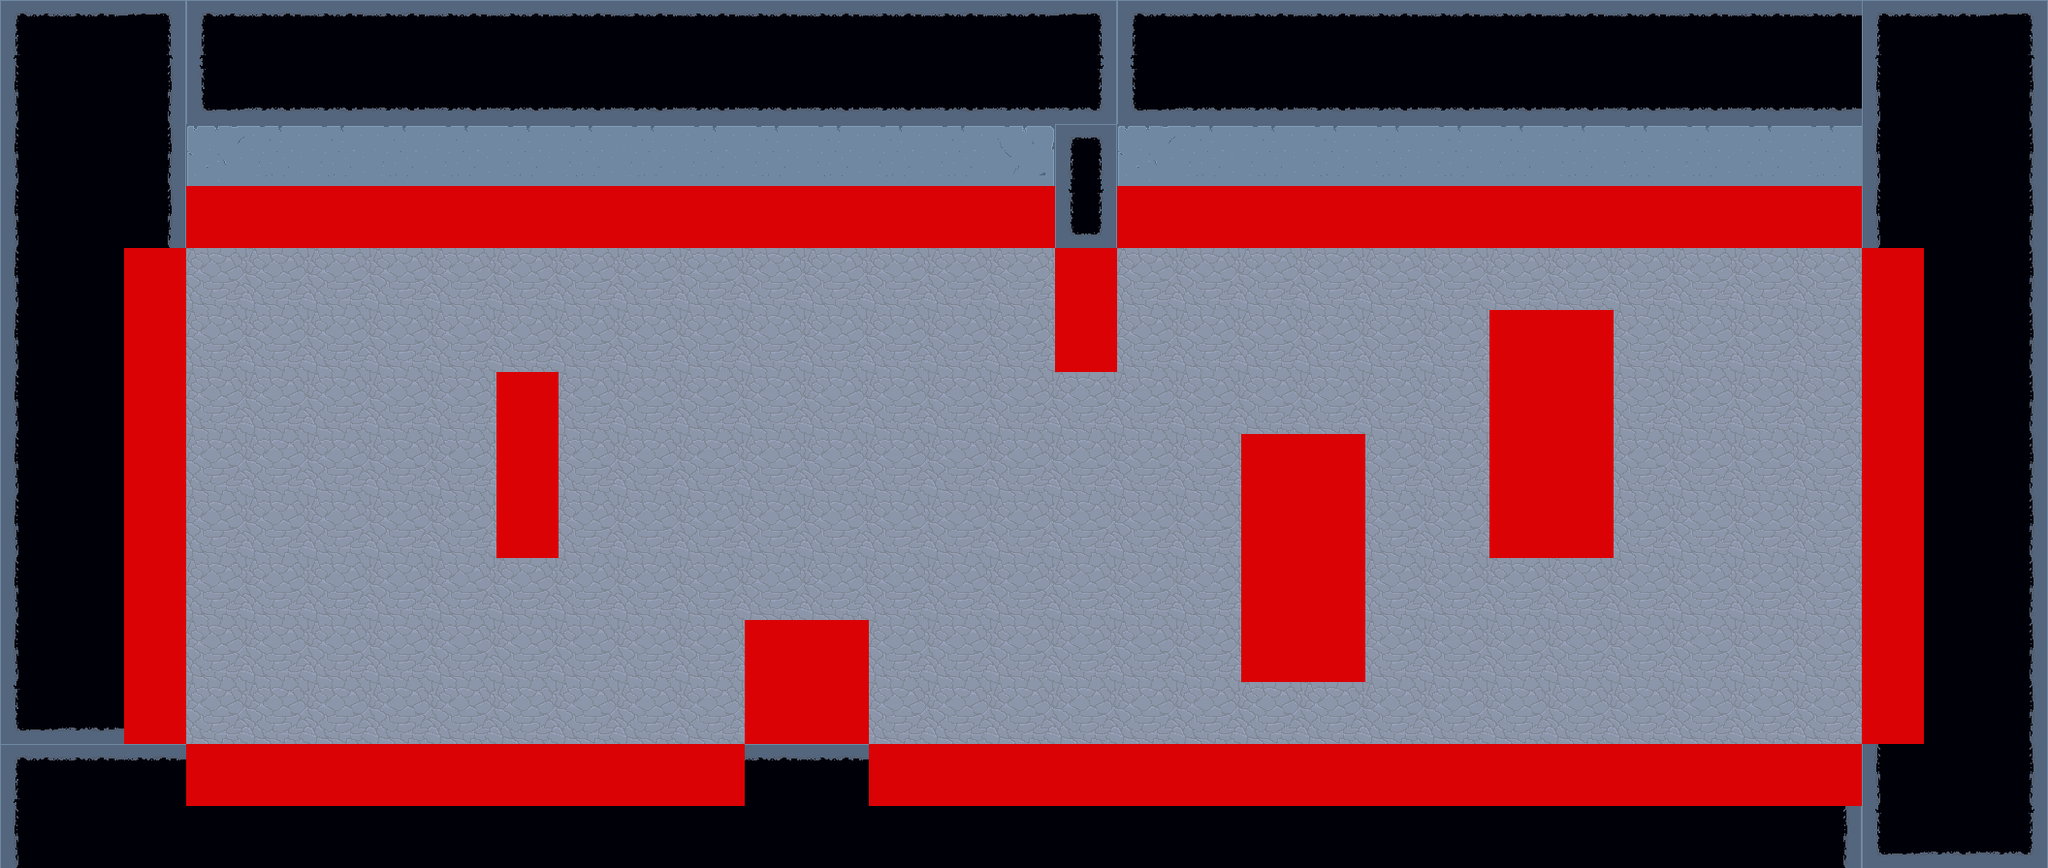

A 2D game scene composited from a Tiled map and its tileset images. What follows is a short description and the map's XML, with every tile layer's data as written:
An orthogonal 33x14 tile map with 64x64 px tiles, 2 tile layers (Tile Layer 1, borders).

<map version="1.8" tiledversion="1.8.2" orientation="orthogonal" renderorder="right-down" width="33" height="14" tilewidth="64" tileheight="64" infinite="0" nextlayerid="4" nextobjectid="1">
 <editorsettings>
  <export target="../../map/map_FloorBlocks.csv" format="csv" />
 </editorsettings>
 <tileset firstgid="1" source="tileset1.tsx" />
 <layer id="1" name="Tile Layer 1" width="33" height="14">
  <data encoding="csv">
1,2,3,1,2,2,2,2,2,2,2,2,2,2,2,2,2,3,1,2,2,2,2,2,2,2,2,2,2,2,1,2,3,
13,14,15,25,26,26,26,26,26,26,26,26,26,26,26,26,26,27,25,26,26,26,26,26,26,26,26,26,26,26,13,14,15,
13,14,15,37,38,38,38,38,38,38,38,38,38,38,38,38,39,4,37,38,38,38,38,38,38,38,38,38,38,38,13,14,15,
13,14,15,49,50,50,50,50,50,50,50,50,50,50,50,50,51,28,49,50,50,50,50,50,50,50,50,50,50,50,13,14,15,
13,14,15,29,29,29,29,29,29,29,29,29,29,29,29,29,29,40,29,29,29,29,29,29,29,29,29,29,29,29,13,14,15,
13,14,15,29,29,29,29,29,29,29,29,29,29,29,29,29,29,52,29,29,29,29,29,29,1,3,29,29,29,29,13,14,15,
13,14,15,29,29,29,29,29,17,29,29,29,29,29,29,29,29,29,29,29,29,29,29,29,25,27,29,29,29,29,13,14,15,
13,14,15,29,29,29,29,29,40,29,29,29,29,29,29,29,29,29,29,29,1,3,29,29,37,39,29,29,29,29,13,14,15,
13,14,15,29,29,29,29,29,52,29,29,29,29,29,29,29,29,29,29,29,25,27,29,29,49,51,29,29,29,29,13,14,15,
13,14,15,29,29,29,29,29,29,29,29,29,29,29,29,29,29,29,29,29,37,39,29,29,29,29,29,29,29,29,13,14,15,
13,14,15,29,29,29,29,29,29,29,29,29,1,3,29,29,29,29,29,29,49,51,29,29,29,29,29,29,29,29,13,14,15,
25,26,27,29,29,29,29,29,29,29,29,29,13,15,29,29,29,29,29,29,29,29,29,29,29,29,29,29,29,29,13,14,15,
1,2,2,2,2,2,2,2,2,2,2,2,2,2,2,2,2,2,2,2,2,2,2,2,2,2,2,2,2,3,13,14,15,
13,14,14,14,14,14,14,14,14,14,14,14,14,14,14,14,14,14,14,14,14,14,14,14,14,14,14,14,14,15,25,26,27
</data>
 </layer>
 <layer id="3" name="borders" width="33" height="14">
  <data encoding="csv">
0,0,0,0,0,0,0,0,0,0,0,0,0,0,0,0,0,0,0,0,0,0,0,0,0,0,0,0,0,0,0,0,0,
0,0,0,0,0,0,0,0,0,0,0,0,0,0,0,0,0,0,0,0,0,0,0,0,0,0,0,0,0,0,0,0,0,
0,0,0,0,0,0,0,0,0,0,0,0,0,0,0,0,0,0,0,0,0,0,0,0,0,0,0,0,0,0,0,0,0,
0,0,0,18,18,18,18,18,18,18,18,18,18,18,18,18,18,0,18,18,18,18,18,18,18,18,18,18,18,18,0,0,0,
0,0,18,0,0,0,0,0,0,0,0,0,0,0,0,0,0,18,0,0,0,0,0,0,0,0,0,0,0,0,18,0,0,
0,0,18,0,0,0,0,0,0,0,0,0,0,0,0,0,0,18,0,0,0,0,0,0,18,18,0,0,0,0,18,0,0,
0,0,18,0,0,0,0,0,18,0,0,0,0,0,0,0,0,0,0,0,0,0,0,0,18,18,0,0,0,0,18,0,0,
0,0,18,0,0,0,0,0,18,0,0,0,0,0,0,0,0,0,0,0,18,18,0,0,18,18,0,0,0,0,18,0,0,
0,0,18,0,0,0,0,0,18,0,0,0,0,0,0,0,0,0,0,0,18,18,0,0,18,18,0,0,0,0,18,0,0,
0,0,18,0,0,0,0,0,0,0,0,0,0,0,0,0,0,0,0,0,18,18,0,0,0,0,0,0,0,0,18,0,0,
0,0,18,0,0,0,0,0,0,0,0,0,18,18,0,0,0,0,0,0,18,18,0,0,0,0,0,0,0,0,18,0,0,
0,0,18,0,0,0,0,0,0,0,0,0,18,18,0,0,0,0,0,0,0,0,0,0,0,0,0,0,0,0,18,0,0,
0,0,0,18,18,18,18,18,18,18,18,18,0,0,18,18,18,18,18,18,18,18,18,18,18,18,18,18,18,18,0,0,0,
0,0,0,0,0,0,0,0,0,0,0,0,0,0,0,0,0,0,0,0,0,0,0,0,0,0,0,0,0,0,0,0,0
</data>
 </layer>
</map>